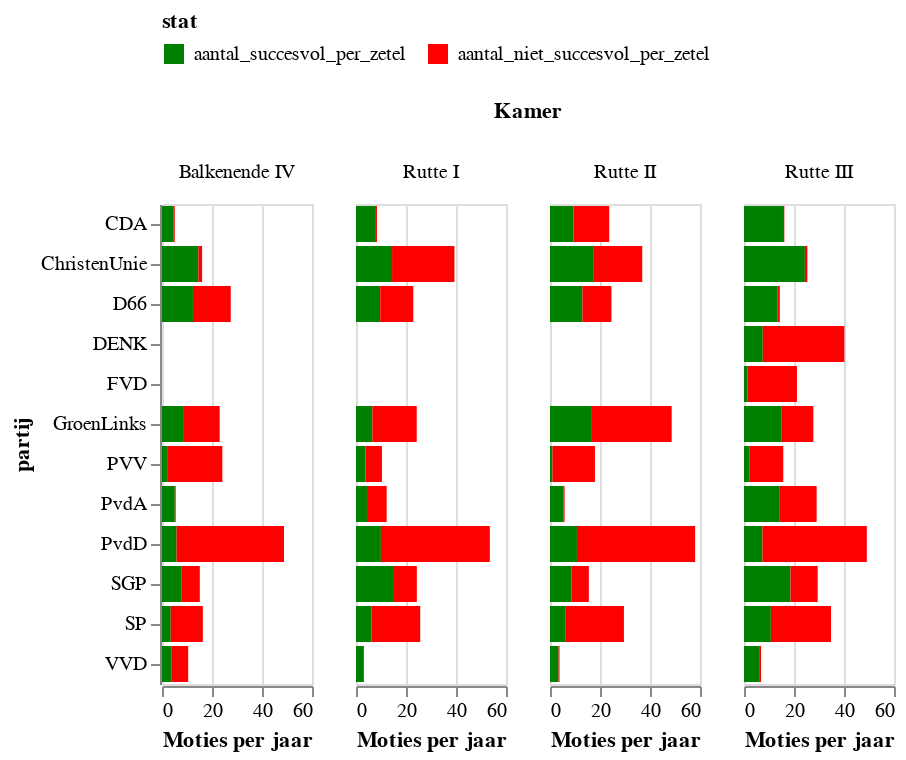

Source (notebook cell):
### Markdown cell above
Deze visualisatie geeft weer hoe succesvol partijen zijn geweest tijdens de verschillende kamerperiodes. Je ziet bijvoorbeeld de PVV, PvdD en SP als partijen met veel moties, maar weinig succesvolle. Hoewel de sommige partijen hiervan goede ideeen hebben, zijn ze in elk geval niet succesvol in ze door te voeren.

Bij de regeringspartijen is het opvallend hoe succesvol hun moties zijn. Waarschijnlijk omdat ze samen een meerderheid hebben en dus zo hun moties geaccepteerd krijgen.

### Code cell
# hide_input
chart = alt.Chart(stats).mark_bar().encode(
    column='Kamer',
    x='value:Q',
    y='partij',
    color=alt.Color('stat',
                scale=alt.Scale(
        domain=['aantal_succesvol_per_zetel','aantal_niet_succesvol_per_zetel'],
        range=['green', 'red']),
        legend=alt.Legend(orient="top"))
).properties(width=75).transform_filter(alt.FieldOneOfPredicate(field='stat', oneOf=['aantal_succesvol_per_zetel','aantal_niet_succesvol_per_zetel']))
chart.encoding.x.title = 'Moties per jaar'
chart

### Figure 1 — Vega-Lite specification as saved in the notebook (floating-point values rounded to 4 significant figures; data arrays with more than 128 entries replaced by an {"elided": "..."} marker saying what was removed)
{"config": {"view": {"continuousWidth": 400, "continuousHeight": 300}}, "data": {"name": "data-8dd91bf7d90ea6265b1faa1b2899ee08"}, "mark": "bar", "encoding": {"color": {"type": "nominal", "field": "stat", "legend": {"orient": "top"}, "scale": {"domain": ["aantal_succesvol_per_zetel", "aantal_niet_succesvol_per_zetel"], "range": ["green", "red"]}}, "column": {"type": "nominal", "field": "Kamer"}, "x": {"type": "quantitative", "field": "value", "title": "Moties per jaar"}, "y": {"type": "nominal", "field": "partij"}}, "transform": [{"filter": {"field": "stat", "oneOf": ["aantal_succesvol_per_zetel", "aantal_niet_succesvol_per_zetel"]}}], "width": 75, "$schema": "https://vega.github.io/schema/vega-lite/v4.8.1.json", "datasets": {"data-8dd91bf7d90ea6265b1faa1b2899ee08": {"elided": "294 records"}}}
